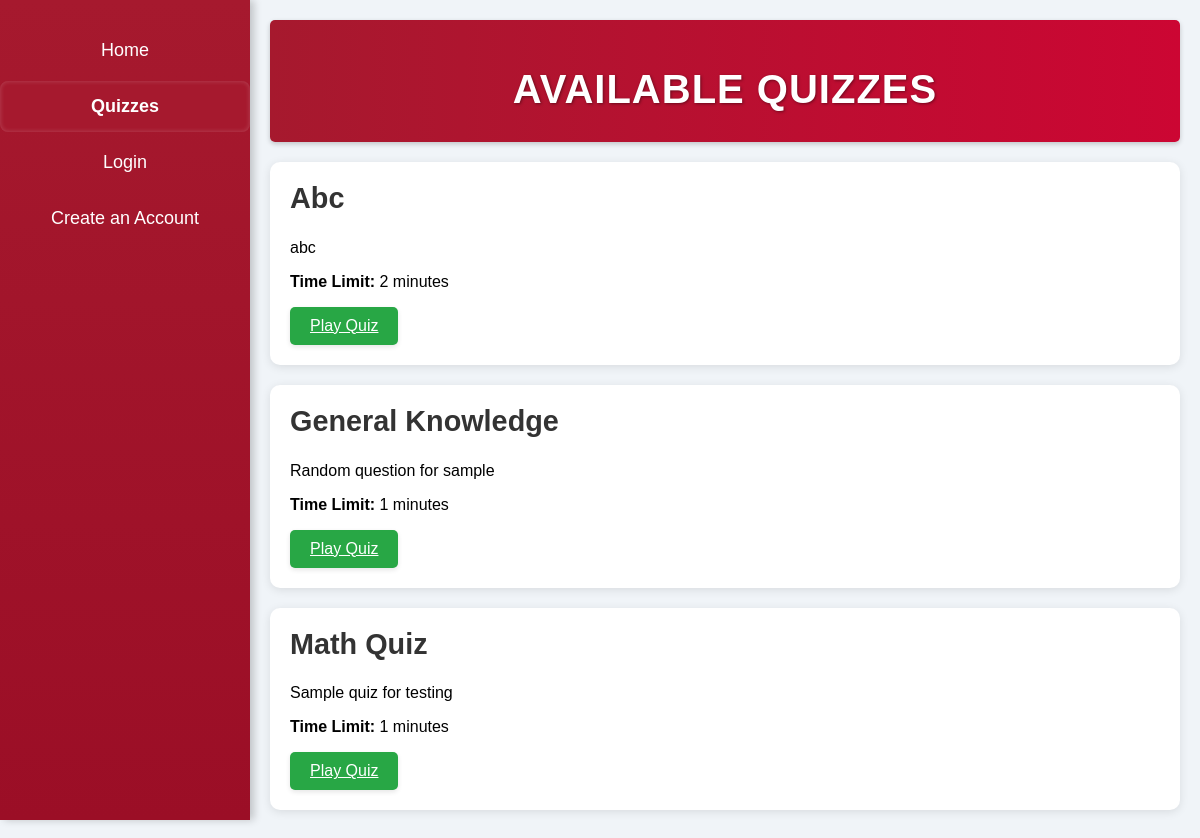
Before: /quizzes with the older database file.
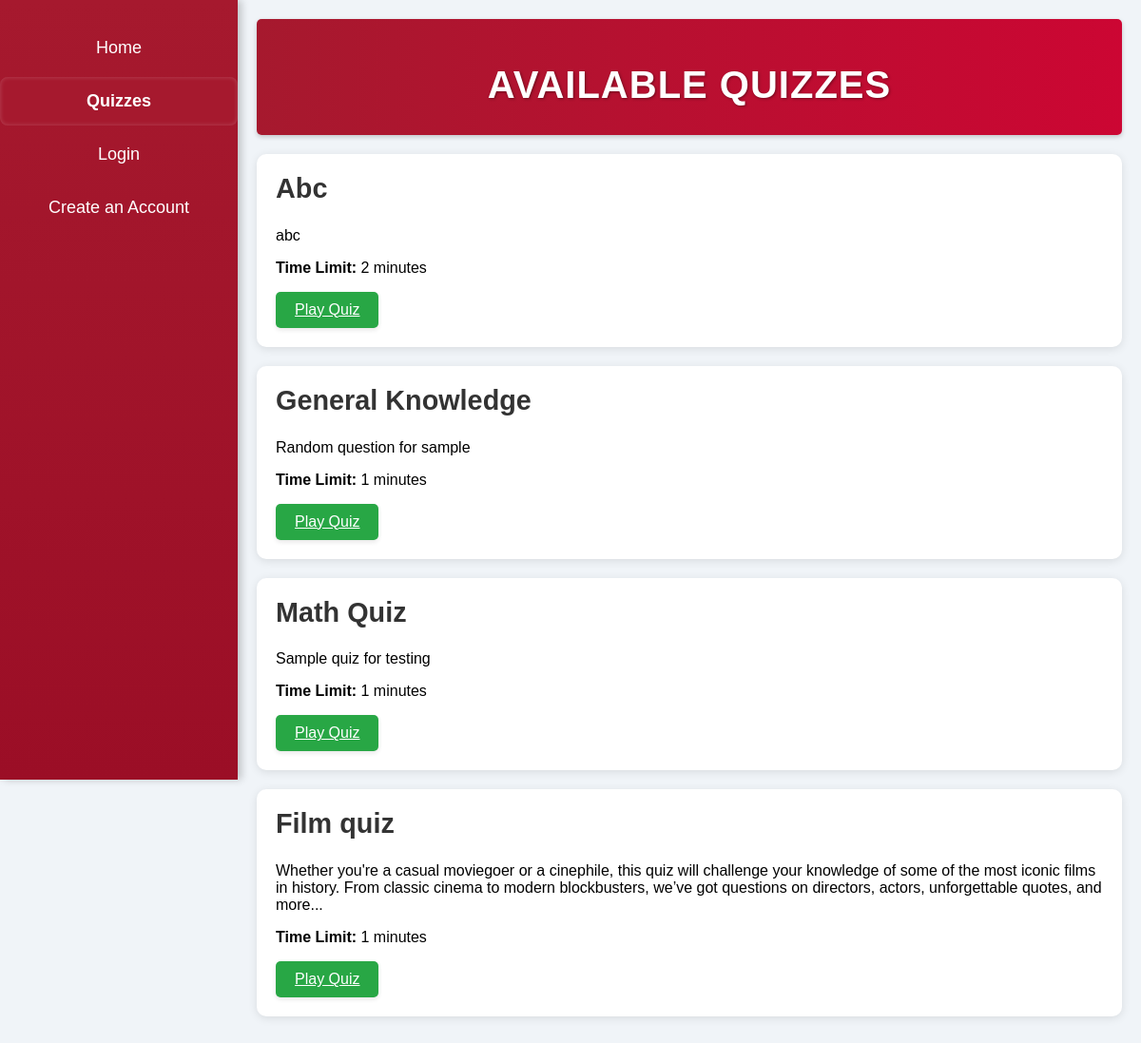
After: the same page with the newer database file.
### create_quiz.py (models this page shows)
class Quiz(db.Model):
    __tablename__ = 'quiz'
    id = db.Column(db.Integer, primary_key=True)
    title = db.Column(db.String(100), nullable=False)
    description = db.Column(db.Text, nullable=False)
    time_limit = db.Column(db.Integer, nullable=False)  # Time limit in minutes
    total_questions = db.Column(db.Integer, nullable=False)

### app.py (the view)
@app.route("/quizzes")
def quizzes():
    quizzes = Quiz.query.all()
    return render_template('quizzes.html', quizzes=quizzes)

### templates/quizzes.html (shortened to what this page needs)
<!DOCTYPE html>
<html lang="en">
<head>
    <link rel="stylesheet" href="{{ url_for('static', filename='main.css') }}">
</head>
<body>
    <div class="sidebar">
        <a href="/" title="">Home</a>
        <a class="active" href="/quizzes" title="">Quizzes</a>
        {% if 'user_id' in session %}
            <a href="/create_quiz" title="">Create a Quiz</a>
            <a href="/logout" title="">Log Out</a>
        {% else %}
            <a href="/login" title="">Login</a>
            <a href="/signup" title="">Create an Account</a>
        {% endif %}
    </div>
<div class="main-content">
    <header>
        <h1>Available Quizzes</h1>
    </header>
    <div class="container">
        <div class="quiz-list">
            {% for quiz in quizzes %}
            <div class="quiz-item">
                <h2 class="quiz-title">{{ quiz.title }}</h2>
                <p class="quiz-description">{{ quiz.description }}</p>
                <p class="quiz-time-limit"><strong>Time Limit:</strong> {{ quiz.time_limit }} minutes</p>
                <a href="{{ url_for('play_quiz', quiz_id=quiz.id) }}" class="btn">Play Quiz</a>
            </div>
            {% endfor %}
        </div>
    </div>
</div>
</body>
</html>

### static/main.css (style rules this page uses)
body { font-family: 'Arial', sans-serif; margin: 0; padding: 0; display: flex; min-height: 100vh; background-color: #f0f4f8; }
.sidebar { height: 100vh; width: 250px; background: linear-gradient(180deg, #A6192E 0%, #9B0E26 100%); padding-top: 20px; position: fixed; box-shadow: 4px 0 8px rgba(0, 0, 0, 0.2); transition: width 0.3s; text-align: center; }
h1 { font-size: 2.5rem; font-weight: bold; text-transform: uppercase; letter-spacing: 1px; margin-bottom: 10px; text-shadow: 1px 1px 3px rgba(0, 0, 0, 0.4); }
.quiz-title { font-size: 1.8rem; font-weight: 600; margin-top: 0; color: #333; }
.sidebar a { padding: 15px 20px; text-decoration: none; font-size: 18px; color: white; display: block; margin: 5px 0; border-radius: 8px; transition: background-color 0.3s, transform 0.2s, box-shadow 0.3s; }
.active { background-color: #A6192E; font-weight: bold; box-shadow: inset 0 0 5px rgba(255, 255, 255, 0.2); }
.main-content { margin-left: 250px; padding: 20px; flex-grow: 1; animation: fadeIn 0.5s; }
header { display: flex; justify-content: center; align-items: center; background: linear-gradient(to right, #A6192E, #CC0633); color: #fff; padding: 20px 0; border-radius: 5px; margin-bottom: 20px; box-shadow: 0 2px 5px rgba(0, 0, 0, 0.2); width: 100%; }
.quiz-item { background-color: #fff; padding: 20px; border-radius: 10px; box-shadow: 0 2px 10px rgba(0, 0, 0, 0.1); margin-bottom: 20px; transition: transform 0.3s, box-shadow 0.3s; }
.btn { display: inline-block; background-color: #28A745; color: white; padding: 10px 20px; border: none; border-radius: 5px; font-size: 16px; text-align: center; transition: background-color 0.3s, transform 0.2s; box-shadow: 0 2px 5px rgba(0, 0, 0, 0.1); }

Changed rows visible on the page:
added Quiz: title "Film quiz", description "Whether you're a casual moviegoer or a cinephile, this quiz will challenge your knowledge of some of the most iconic films in history. From classic cinema to modern blockbusters, we’ve got questions on directors, actors, unforgettable quotes, and more...", time_limit "1"
